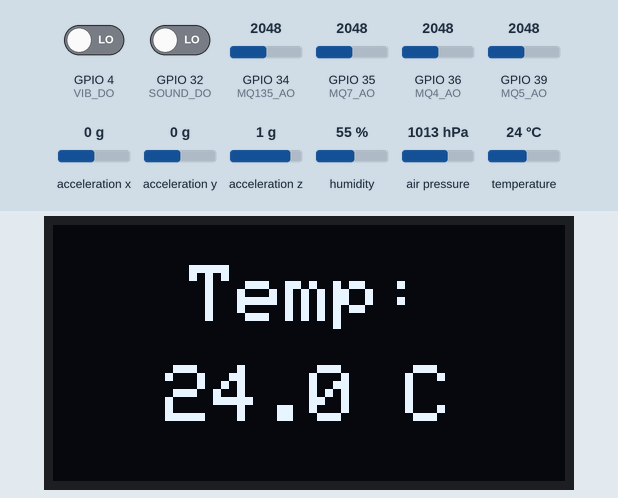
Simulated run of this sketch. Board: ESP32. Parts: 128×64 one-colour display. The inputs (shaded band) are chosen by the test bench; at power-on: temperature 24 °C, GPIO 35 (MQ7_AO) = 2048, GPIO 36 (MQ4_AO) = 2048, humidity 55 %, GPIO 4 (VIB_DO) LOW, GPIO 32 (SOUND_DO) LOW, GPIO 34 (MQ135_AO) = 2048, GPIO 39 (MQ5_AO) = 2048, acceleration x 0 g, acceleration y 0 g, acceleration z 1 g, air pressure 1013 hPa. WiFi joins after 1.5 s; servers stay silent unless stated; uploads are accepted with an empty reply; random numbers use the default seed unless the sketch sets one; what the sketch prints to the serial monitor is not drawn.

Above: at 2.8 s.
2.9 s: temperature set to 12 °C
At 11.0 s:
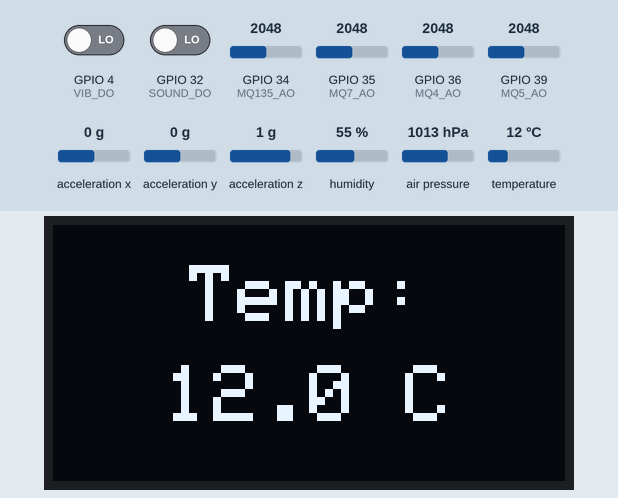
11.7 s: GPIO 35 (MQ7_AO) set to 2866
At 17.1 s:
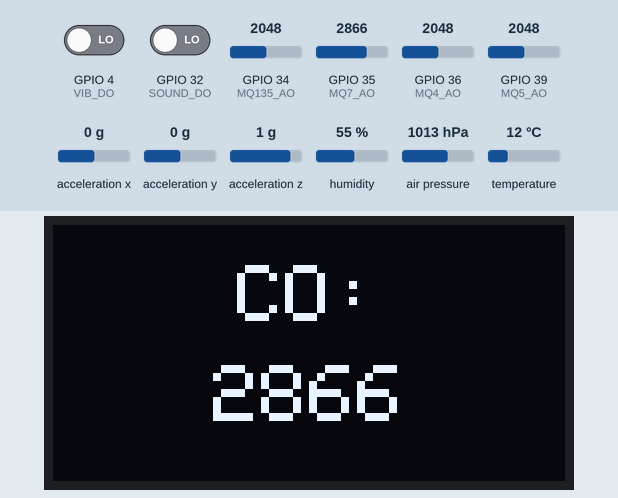
19.7 s: GPIO 36 (MQ4_AO) set to 2866
At 22.5 s:
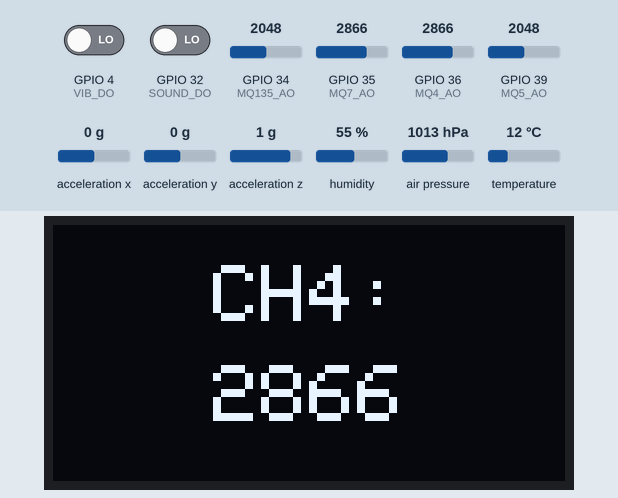
25.7 s: humidity set to 22 %
At 28.7 s:
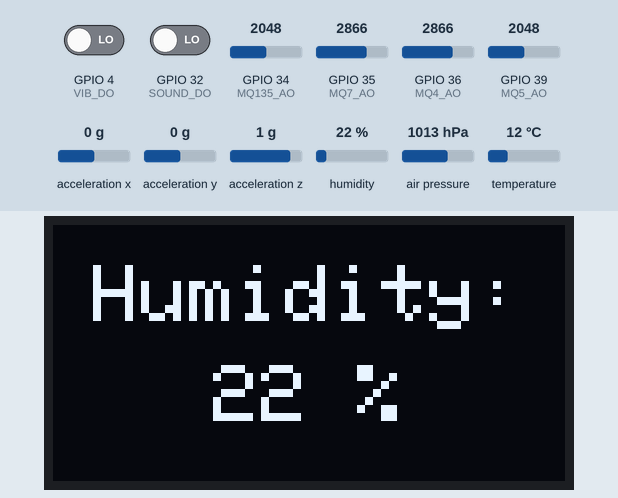
31.7 s: GPIO 35 (MQ7_AO) set to 3972
At 32.9 s:
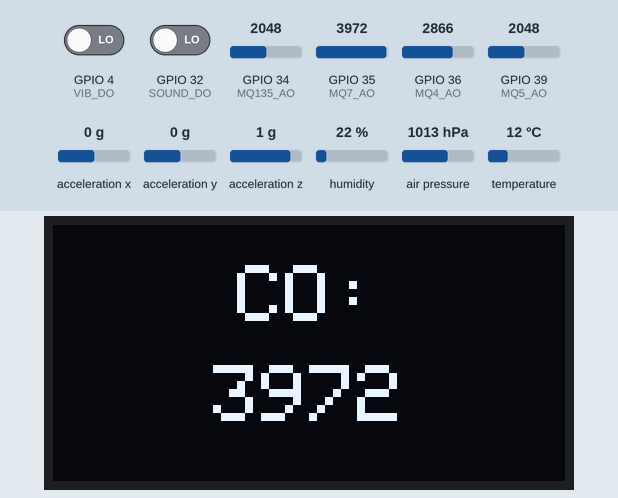
35.7 s: GPIO 36 (MQ4_AO) set to 3972
At 39.5 s:
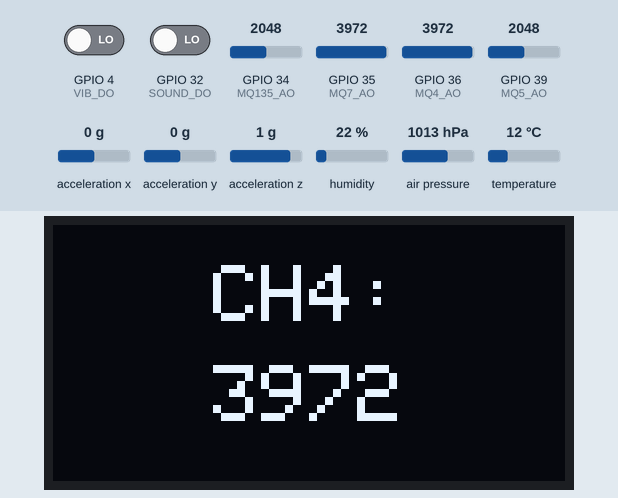
Timing chart, 0 to 41.0 s (numbered marks = the images above; inputs shaded):
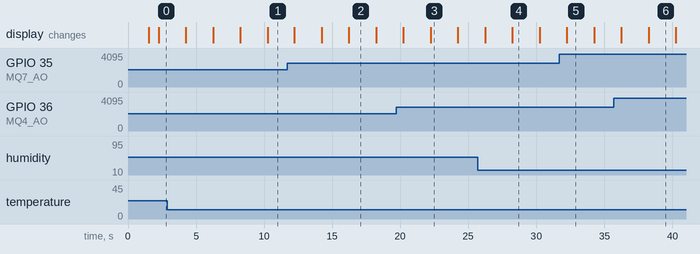

Measured:
- what the display in image 2 shows lasts 2.1 s, from 16.2 s to 18.3 s

The sketch:

4_noderes.ino
```cpp
#include <WiFi.h>
#include <HTTPClient.h>
#include <Wire.h>
#include <Adafruit_Sensor.h>
#include <Adafruit_ADXL345_U.h>
#include <Adafruit_BMP280.h>
#include <Adafruit_GFX.h>
#include <Adafruit_SSD1306.h>
#include <DHT.h>
#include <ArduinoJson.h>

// === WiFi & Server Configuration ===
const char* ssid = "Dontsmuggle";
const char* password = "faisal123";
String serverName = "http://10.109.8.198:5000/data";

// === Node Identification ===
// *** IMPORTANT: Change this for each node ("node_2", "node_3", etc.) ***
String nodeId = "node_1";

// === Pin Definitions ===
#define MQ4_AO   36
#define MQ5_AO   39
#define MQ135_AO 34
#define MQ7_AO   35
#define DHT_PIN  33
#define SOUND_DO 32
#define FIRE_DO  33
#define VIB_DO   4
#define I2C_SDA 21
#define I2C_SCL 22

// === Objects ===
DHT dht(DHT_PIN, DHT11);
Adafruit_BMP280 bmp;
Adafruit_ADXL345_Unified accel = Adafruit_ADXL345_Unified(12345);
Adafruit_SSD1306 display(128, 64, &Wire, -1);

// === Timing Variables ===
unsigned long previousMillis = 0;
const long interval = 2000; // Interval for all tasks: 2 seconds
int oledState = 0;

// === Helper Function to Center Text ===
void printCentered(const String &text, int y) {
  int16_t x1, y1;
  uint16_t w, h;
  display.getTextBounds(text, 0, 0, &x1, &y1, &w, &h);
  display.setCursor((display.width() - w) / 2, y);
  display.print(text);
}

void setup() {
  Serial.begin(115200);
  Wire.begin(I2C_SDA, I2C_SCL);

  // --- Connect to Wi-Fi ---
  WiFi.begin(ssid, password);
  Serial.print("Connecting to WiFi..");
  while (WiFi.status() != WL_CONNECTED) {
    delay(500);
    Serial.print(".");
  }
  Serial.println("\nConnected!");
  Serial.print("IP Address: ");
  Serial.println(WiFi.localIP());

  dht.begin();
  bmp.begin(0x76);
  accel.begin();

  if (!display.begin(SSD1306_SWITCHCAPVCC, 0x3C)) {
    Serial.println(F("SSD1306 allocation failed"));
    for (;;);
  }
  display.clearDisplay();
  display.setTextSize(2);
  display.setTextColor(SSD1306_WHITE);
}

void loop() {
  unsigned long currentMillis = millis();

  // Check if 2 seconds have passed
  if (currentMillis - previousMillis >= interval) {
    previousMillis = currentMillis;

    // --- Read all sensor data ---
    int mq4 = (analogRead(MQ4_AO) > 0) ? analogRead(MQ4_AO) : random(200, 600);
    int mq5 = (analogRead(MQ5_AO) > 0) ? analogRead(MQ5_AO) : random(150, 700);
    int mq135 = (analogRead(MQ135_AO) > 0) ? analogRead(MQ135_AO) : random(100, 800);
    int mq7 = (analogRead(MQ7_AO) > 0) ? analogRead(MQ7_AO) : random(100, 500);
    float t = dht.readTemperature();
    t = (!isnan(t)) ? t : random(20, 35);
    float h = dht.readHumidity();
    h = (!isnan(h)) ? h : random(50, 90);
    int sound_d = digitalRead(SOUND_DO);
    int fire_d = digitalRead(FIRE_DO);
    int vib_d = digitalRead(VIB_DO);
    float pressure = bmp.readPressure();
    pressure = (pressure > 0) ? pressure : random(98000, 102000);
    sensors_event_t event;
    accel.getEvent(&event);
    float ax = (!isnan(event.acceleration.x)) ? event.acceleration.x : random(-2, 2);
    float ay = (!isnan(event.acceleration.y)) ? event.acceleration.y : random(-2, 2);
    float az = (!isnan(event.acceleration.z)) ? event.acceleration.z : random(8, 11);

    // --- Create JSON Document ---
    StaticJsonDocument<512> doc;
    doc["node_id"] = nodeId; // <-- THIS LINE IDENTIFIES THE NODE
    doc["MQ4"] = mq4;
    doc["MQ5"] = mq5;
    doc["MQ135"] = mq135;
    doc["MQ7"] = mq7;
    doc["Temperature"] = t;
    doc["Humidity"] = h;
    doc["Sound"] = sound_d;
    doc["Fire"] = fire_d;
    doc["Vibration"] = vib_d;
    doc["Pressure"] = pressure;
    JsonObject accelObj = doc.createNestedObject("Acceleration");
    accelObj["x"] = ax;
    accelObj["y"] = ay;
    accelObj["z"] = az;

    // --- Serialize JSON to a String for sending ---
    String jsonString;
    serializeJson(doc, jsonString);

    // --- Send Data to Server ---
    if (WiFi.status() == WL_CONNECTED) {
      HTTPClient http;
      http.begin(serverName);
      http.addHeader("Content-Type", "application/json");

      Serial.print("Sending POST request from ");
      Serial.println(nodeId);
      int httpResponseCode = http.POST(jsonString);

      if (httpResponseCode > 0) {
        Serial.print("HTTP Response code: ");
        Serial.println(httpResponseCode);
      } else {
        Serial.print("Error code: ");
        Serial.println(httpResponseCode);
      }
      http.end();
    } else {
      Serial.println("WiFi Disconnected");
    }

    // --- Update OLED Display ---
    display.clearDisplay();
    switch (oledState) {
      case 0:
        printCentered("Temp:", 10);
        printCentered(String(t, 1) + " C", 35);
        break;
      case 1:
        printCentered("Humidity:", 10);
        printCentered(String(h, 0) + " %", 35);
        break;
      case 2:
        printCentered("CH4:", 10);
        printCentered(String(mq4), 35);
        break;
      case 3:
        printCentered("CO:", 10);
        printCentered(String(mq7), 35);
        break;
    }
    display.display();
    oledState = (oledState + 1) % 4; // Cycle through states 0, 1, 2, 3
  }
}
```
